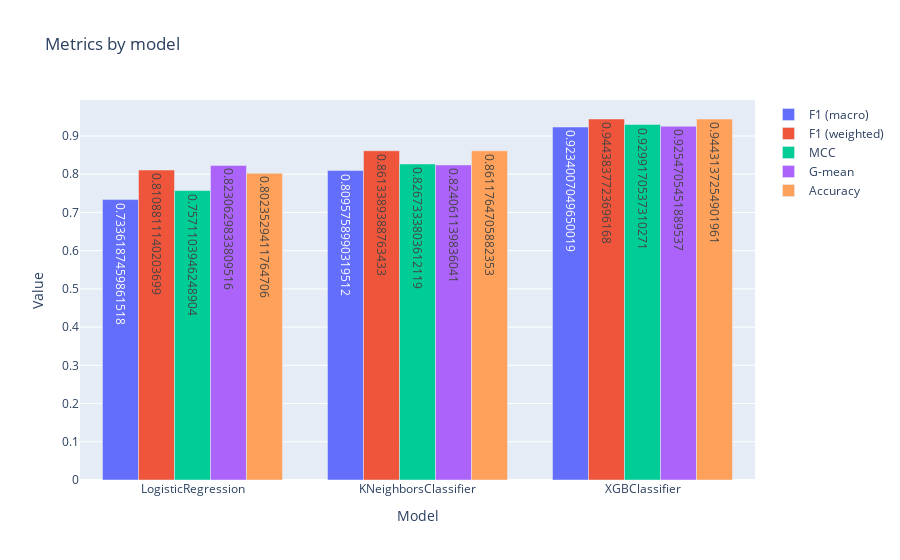

Write notebook code for a chart like this one.
### Code cell
import matplotlib.pyplot as plt
import re
import plotly.express as px
import plotly.graph_objects as go
import plotly.io as pio

pio.renderers.default='notebook'
pd.options.plotting.backend = "plotly"

plt.figure(figsize=(10, 6))

pattern = r'^[^(]*'
regex = re.compile(pattern)
model_names = [regex.match(str(model)).group() for model in models]


traces = []
for metric in metrics:
    values = [results[model][metric] for model in models]
    trace = go.Bar(x=model_names, y=values, name=metric, text=values, textposition='auto')
    traces.append(trace)

layout = go.Layout(
    title='Metrics by model',
    xaxis=dict(title='Model'),
    yaxis=dict(title='Value'),
    barmode='group'
)

fig = go.Figure(data=traces, layout=layout)
fig.show()

### Figure 1 — Plotly figure (JSON) as saved in the notebook; plotly's stock layout.template omitted (floating-point values rounded to 4 significant figures)
{"data": [{"name": "F1 (macro)", "text": ["0.7336187459861518", "0.8095758990319512", "0.9234007049650019"], "textposition": "auto", "type": "bar", "x": ["LogisticRegression", "KNeighborsClassifier", "XGBClassifier"], "y": [0.7336, 0.8096, 0.9234]}, {"name": "F1 (weighted)", "text": ["0.8108811140203699", "0.8613389388763433", "0.9443837723696168"], "textposition": "auto", "type": "bar", "x": ["LogisticRegression", "KNeighborsClassifier", "XGBClassifier"], "y": [0.8109, 0.8613, 0.9444]}, {"name": "MCC", "text": ["0.7571103946248904", "0.8267333803612119", "0.9299170537310271"], "textposition": "auto", "type": "bar", "x": ["LogisticRegression", "KNeighborsClassifier", "XGBClassifier"], "y": [0.7571, 0.8267, 0.9299]}, {"name": "G-mean", "text": ["0.8230629833809516", "0.824061139836041", "0.9254705451889537"], "textposition": "auto", "type": "bar", "x": ["LogisticRegression", "KNeighborsClassifier", "XGBClassifier"], "y": [0.8231, 0.8241, 0.9255]}, {"name": "Accuracy", "text": ["0.8023529411764706", "0.8611764705882353", "0.9443137254901961"], "textposition": "auto", "type": "bar", "x": ["LogisticRegression", "KNeighborsClassifier", "XGBClassifier"], "y": [0.8024, 0.8612, 0.9443]}], "layout": {"barmode": "group", "title": {"text": "Metrics by model"}, "xaxis": {"title": {"text": "Model"}}, "yaxis": {"title": {"text": "Value"}}}}
